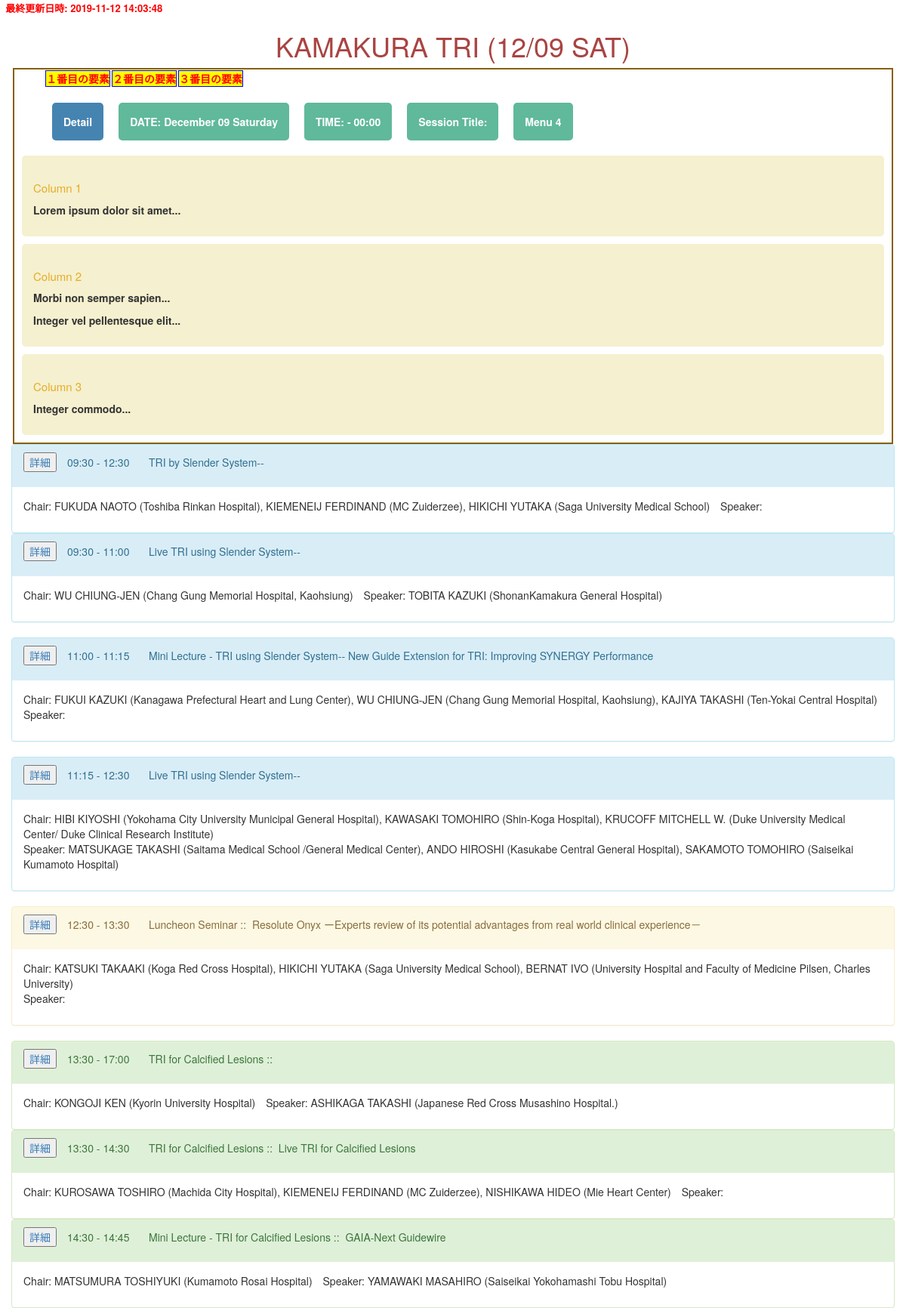
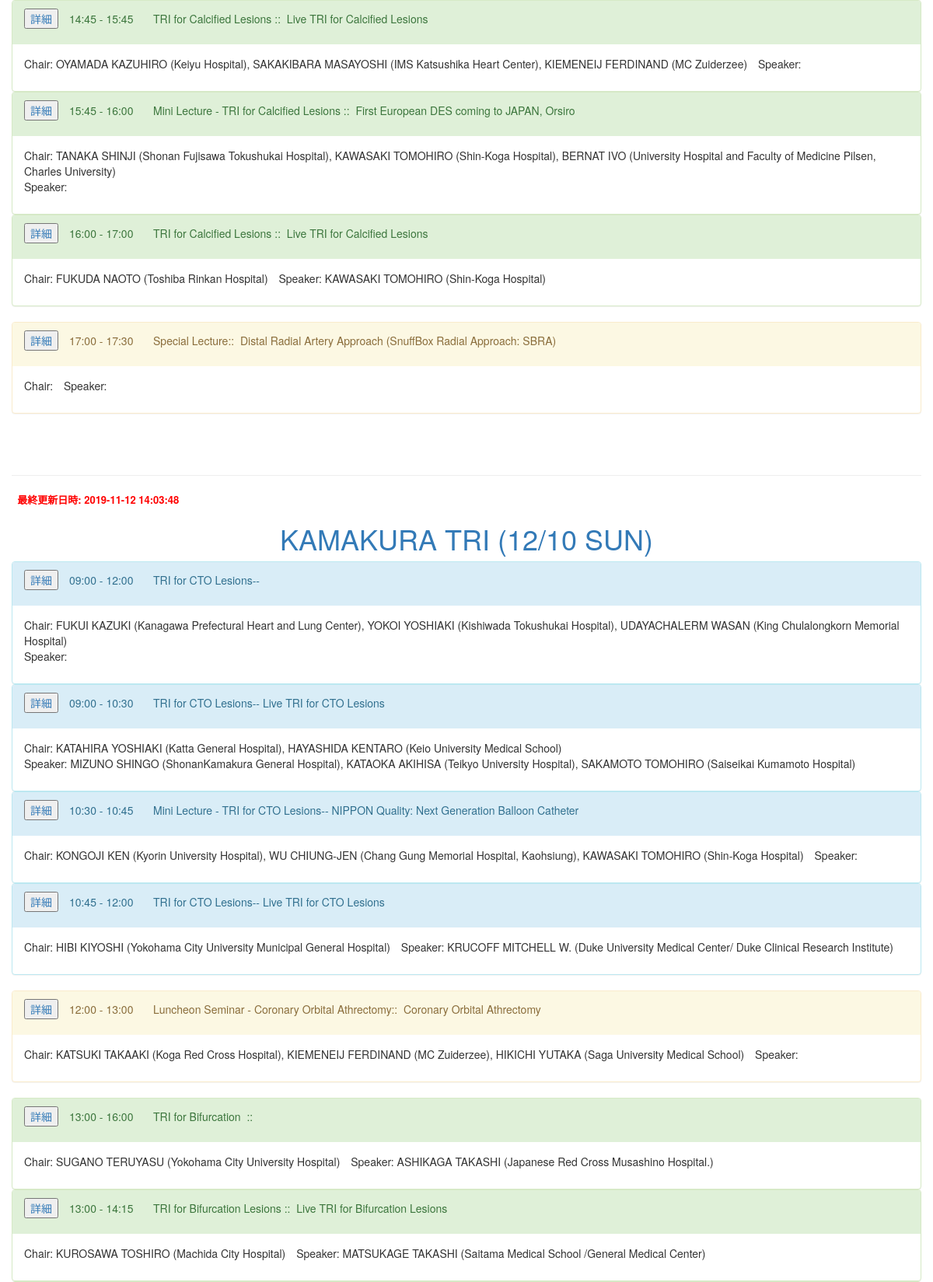
Page /25th/db_read/tri_session_all_read2.php (upper part) on the committed database (2 pictures, top to bottom).
### tables this page shows
CREATE TABLE IF NOT EXISTS `session_tbls` (
  `id` int(11) NOT NULL auto_increment,
  `sessionNo` tinyint(2) NOT NULL default '0',
  `begin` time NOT NULL default '00:00:00',
  `duration` int(5) NOT NULL default '0',
  `sessionTitle` varchar(300) NOT NULL default '',
  `cosponsor` varchar(200) NOT NULL default '',
  `lectureTitle` varchar(300) NOT NULL default '',
  `venue` varchar(50) NOT NULL default '',
  `description` text NOT NULL,
  `changed` datetime NOT NULL default '0000-00-00 00:00:00',
  `class` varchar(10) default NULL,
  `year` int(4) default '0',
  `day` date NOT NULL default '2017-12-09',
  PRIMARY KEY  (`id`)
);

### utilities/lib.php (called while the page is built, shortened)
<?php
	function _Q($argv) {
		return htmlentities($argv, ENT_QUOTES, 'UTF-8');
	}
	function makeCommonSessionListTRI($pdo, $sessionNo, $role_kind, $class, $this_year) {
		$sql = "SELECT * FROM `doctor_tbls` INNER JOIN `role_tbls` ON `doctor_tbls`.`id` = `role_tbls`.`dr_tbl_id` ";
		$sql .= "WHERE `role_tbls`.`sessionNo` = :sessionNo AND `role_tbls`.`role_kind` = :role_kind AND ";
		$sql .= "`role_tbls`.`class` = :class AND `role_tbls`.`year` = :year;";
		$stmt = $pdo->prepare($sql);
		$stmt->bindValue(":sessionNo", $sessionNo, PDO::PARAM_INT);
		$stmt->bindValue(":role_kind", $role_kind, PDO::PARAM_INT);
		$stmt->bindValue(":class", $class, PDO::PARAM_STR);
		$stmt->bindValue(":year", $this_year, PDO::PARAM_STR);
		$stmt->execute();
		$rolers = $stmt->fetchAll(PDO::FETCH_ASSOC);
		$roler_list = '';
		foreach ($rolers as $roler) {
			$roler_list .= $roler['english_sirname'].' '.$roler['english_firstname'];
			$roler_list .= ' ('.$roler['hp_name_english'].'), ';
		}
		$roler_list = rtrim($roler_list, ', ');
		return $roler_list;
	}
?>

### utilities/config.php (called while the page is built, shortened)
<?php
$this_year = '2018';
?>

### 25th/db_read/tri_session_all_read2.php (the view, shortened to what this page needs)
<?php
require_once( '../../utilities/config.php' );
require_once( '../../utilities/lib.php' );
try {
	$pdo = new PDO( "mysql:host=$db_host;dbname=$db_name_sessions;charset=utf8", $db_user, $db_password );
} catch ( PDOException $e ) {
	die( $e->getMessage() );
}
$stmt = $pdo->prepare( "SELECT * FROM `session_tbls`WHERE `class` = 'tri' AND `year` = '2017' ORDER BY `sessionNo` ASC;" );
$flag = $stmt->execute();
$rows = $stmt->fetchAll( PDO::FETCH_ASSOC );
$stmt = $pdo->prepare( "SELECT MAX(`changed`) FROM `session_tbls`;" );
$stmt->execute();
$row_come = $stmt->fetch( PDO::FETCH_ASSOC );
$stmt = $pdo->prepare( "SELECT MAX(`created`) FROM `role_tbls`" );
$stmt->execute();
$row_role = $stmt->fetch( PDO::FETCH_ASSOC );
$latest = $latest = max( $row_come[ 'MAX(`changed`)' ], $row_role[ 'MAX(`created`)' ] );
$class = 'tri';
?>
<!DOCTYPE html>
<html lang="ja">
<head>
	<link rel="stylesheet" type="text/css" href="../../bootstrap/css/bootstrap.css">
</head>
<body>
	<span style="color:red; font-weight:bold; font-size:small;">&nbsp;&nbsp;最終更新日時:
<?= $latest ?>
</span>
	<div class="container" id="day1">
		<h1 class="text-center text-danger">KAMAKURA TRI (12/09 SAT)</h1>
		<div class="row">
			<div class="main-box">
				<ul class="test">
					<li><a>１番目の要素</a>
					</li>
					<li><a>２番目の要素</a>
					</li>
					<li><a>３番目の要素</a>
					</li>
				</ul>
				<nav>
					<ul class="main-nav">
						<li><a data-toggle="collapse" href="#<?= 'collapse'.$sessionNo ?>" class="button-detail">Detail</a>
						</li>
						<li><a href="#">DATE: December 09 Saturday</a>
						</li>
						<li><a href="#">TIME: <?= _Q(mb_substr($rows[$sessionNo]['begin'], 0, 5)); ?>
							-
							<?= date("H:i" , strtotime($rows[$sessionNo]['begin']) + $rows[$sessionNo]['duration']*60); ?></a>
						</li>
						<li><a href="#">Session Title: <?= _Q($rows[$sessionNo]['sessionTitle']); ?></a>
						</li>
						<li><a href="#">Menu 4</a>
						</li>
					</ul>
				</nav>
				<section class="col-1">
					<h1>Column 1</h1>
					<p>Lorem ipsum dolor sit amet...</p>
				</section>
				<section class="col-2">
					<h1>Column 2</h1>
					<p>Morbi non semper sapien...</p>
					<p>Integer vel pellentesque elit...</p>
				</section>
				<section class="col-3">
					<h1>Column 3</h1>
					<p>Integer commodo...</p>
				</section>
			</div>
			<?php $sessionNo = 1; ?>
			<div class="panel-group border-thick">
				<?php
				if ( mb_strpos( $rows[ $sessionNo ][ 'sessionTitle' ], "裏ライブ", 0, "UTF-8" ) !== false ) {
					echo '<div class="panel panel-primary">';
				} else {
					echo '<div class="panel panel-info">';
				}
				?>
				<div class="panel-heading">
					<ul class="list-inline">
						<li>
							<a data-toggle="collapse" href="#<?= 'collapse'.$sessionNo ?>"><button type="submit" class="button-detail" >詳細</button></a>
						</li>
						<li class="bold18">
							<?= _Q(mb_substr($rows[$sessionNo]['begin'], 0, 5)); ?>
							-
							<?= date("H:i" , strtotime($rows[$sessionNo]['begin']) + $rows[$sessionNo]['duration']*60); ?>
						</li>
						<li class="bold18">
							<?= _Q($rows[$sessionNo]['sessionTitle']); ?>--
						</li>
					</ul>
				</div>
				<div class="panel-body">
					<ul class="list-inline">
						<li>Chair:
							<?= _Q(makeCommonSessionListTRI($pdo, $sessionNo, 1, $class, $this_year)); ?>
						</li>
						<li>Speaker:
						</li>
					</ul>
				</div>
			</div>
			<?php
			for ( $sessionNo = 2; $sessionNo < 5; $sessionNo++ ) {
				?>
			<div class="panel-group border-thick">
				<?php
				if ( mb_strpos( $rows[ $sessionNo ][ 'sessionTitle' ], "裏ライブ", 0, "UTF-8" ) !== false ) {
					echo '<div class="panel panel-primary">';
				} else {
					echo '<div class="panel panel-info">';
				}
				?>
				<div class="panel-heading">
					<ul class="list-inline">
						<li>
							<a data-toggle="collapse" href="#<?= 'collapse'.$sessionNo ?>"><button type="submit" class="button-detail" >詳細</button></a>
						</li>
						<li class="bold18">
							<?= _Q(mb_substr($rows[$sessionNo]['begin'], 0, 5)); ?>
							-
							<?= date("H:i" , strtotime($rows[$sessionNo]['begin']) + $rows[$sessionNo]['duration']*60); ?>
						</li>
						<li class="bold18">
							<?= _Q($rows[$sessionNo]['sessionTitle']); ?>--
							<?= _Q($rows[$sessionNo]['lectureTitle']); ?>
						</li>
					</ul>
				</div>
				<div class="panel-body">
					<ul class="list-inline">
						<li>Chair:
							<?= _Q(makeCommonSessionListTRI($pdo, $sessionNo, 1, $class, $this_year)); ?>
						</li>
						<li>Speaker:
							<?= _Q(makeCommonSessionListTRI($pdo, $sessionNo, 3, $class, $this_year)); ?>
						</li>
					</ul>
				</div>
			</div>
		</div>
		<?php
		}
		?>
		<?php $sessionNo = 5; ?>
		<div class="panel-group border-luncheon">
			<div class="panel panel-warning">
				<div class="panel-heading">
					<ul class="list-inline">
						<li>
							<a data-toggle="collapse" href="#<?= 'collapse'.$sessionNo ?>"><button type="submit" class="button-detail" >詳細</button></a>
						</li>
						<li class="bold18">
							<?= _Q(mb_substr($rows[$sessionNo]['begin'], 0, 5)); ?>
							-
							<?= date("H:i" , strtotime($rows[$sessionNo]['begin']) + $rows[$sessionNo]['duration']*60); ?>
						</li>
						<li class="bold18">
							<?=_Q($rows[$sessionNo]['sessionTitle']); ?>::&nbsp;
							<?= _Q($rows[$sessionNo]['lectureTitle']); ?>
						</li>
					</ul>
				</div>
				<div class="panel-body">
					<ul class="list-inline">
						<li>Chair:
							<?= _Q(makeCommonSessionListTRI($pdo, $sessionNo, 1, $class, $this_year)); ?>
						</li>
						<li>Speaker:
						</li>
					</ul>
				</div>
			</div>
		</div>
		<?php
		for ( $sessionNo = 6; $sessionNo < 12; $sessionNo++ ) {
			?>
		<div class="panel-group border-thick">
			<?php
			if ( mb_strpos( $rows[ $sessionNo ][ 'sessionTitle' ], "裏ライブ", 0, "UTF-8" ) !== false ) {
				echo '<div class="panel panel-primary">';
			} else {
				echo '<div class="panel panel-success">';
			}
			?>
			<div class="panel-heading">
				<ul class="list-inline">
					<li>
						<a data-toggle="collapse" href="#<?= 'collapse'.$sessionNo ?>"><button type="submit" class="button-detail" >詳細</button></a>
					</li>
					<li class="bold18">
						<?= _Q(mb_substr($rows[$sessionNo]['begin'], 0, 5)); ?>
						-
						<?= date("H:i" , strtotime($rows[$sessionNo]['begin']) + $rows[$sessionNo]['duration']*60); ?>
					</li>
					<li class="bold18">
						<?= _Q($rows[$sessionNo]['sessionTitle']); ?>&nbsp;::&nbsp;
						<?= _Q($rows[$sessionNo]['lectureTitle']); ?>
					</li>
				</ul>
			</div>
			<div class="panel-body">
				<ul class="list-inline">
					<li>Chair:
						<?= _Q(makeCommonSessionListTRI($pdo, $sessionNo, 1, $class, $this_year)); ?>
					</li>
					<li>Speaker:
						<?= _Q(makeCommonSessionListTRI($pdo, $sessionNo, 3, $class, $this_year)); ?>
					</li>
				</ul>
			</div>
		</div>
		<?php
		}
		?>
	</div>
	<?php $sessionNo = 21; ?>
	<div class="panel-group border-luncheon">
		<div class="panel panel-warning">
			<div class="panel-heading">
				<ul class="list-inline">
					<li>
						<a data-toggle="collapse" href="#<?= 'collapse'.$sessionNo ?>"><button type="submit" class="button-detail" >詳細</button></a>
					</li>
					<li class="bold18">
						<?= _Q(mb_substr($rows[$sessionNo]['begin'], 0, 5)); ?>
						-
						<?= date("H:i" , strtotime($rows[$sessionNo]['begin']) + $rows[$sessionNo]['duration']*60); ?>
					</li>
					<li class="bold18">
						<?=_Q($rows[$sessionNo]['sessionTitle']); ?>::&nbsp;
						<?= _Q($rows[$sessionNo]['lectureTitle']); ?>
					</li>
				</ul>
			</div>
			<div class="panel-body">
				<ul class="list-inline">
					<li>Chair:
					</li>
					<li>Speaker:
					</li>
				</ul>
			</div>
		</div>
	</div>
	<h1><br></h1>
	<hr>
	<span style="color:red; font-weight:bold; font-size:small;">&nbsp;&nbsp;最終更新日時:
<?= $latest ?>
</span>
	<div class="container" id="day2">
		<h1 class="text-center text-primary">KAMAKURA TRI (12/10 SUN)</h1>
		<div class="row">
			<?php
			for ( $sessionNo = 12; $sessionNo < 16; $sessionNo++ ) {
				?>
			<div class="panel-group border-thick">
				<?php
				if ( mb_strpos( $rows[ $sessionNo ][ 'sessionTitle' ], "裏ライブ", 0, "UTF-8" ) !== false ) {
					echo '<div class="panel panel-primary">';
				} else {
					echo '<div class="panel panel-info">';
				}
				?>
				<div class="panel-heading">
					<ul class="list-inline">
						<li>
							<a data-toggle="collapse" href="#<?= 'collapse'.$sessionNo ?>"><button type="submit" class="button-detail" >詳細</button></a>
						</li>
						<li class="bold18">
							<?= _Q(mb_substr($rows[$sessionNo]['begin'], 0, 5)); ?>
							-
							<?= date("H:i" , strtotime($rows[$sessionNo]['begin']) + $rows[$sessionNo]['duration']*60); ?>
						</li>
						<li class="bold18">
							<?= _Q($rows[$sessionNo]['sessionTitle']); ?>--
							<?= _Q($rows[$sessionNo]['lectureTitle']); ?>
						</li>
					</ul>
				</div>
				<div class="panel-body">
					<ul class="list-inline">
						<li>Chair:
							<?= _Q(makeCommonSessionListTRI($pdo, $sessionNo, 1, $class, $this_year)); ?>
						</li>
						<li>Speaker:
							<?= _Q(makeCommonSessionListTRI($pdo, $sessionNo, 3, $class, $this_year)); ?>
						</li>
					</ul>
				</div>
			</div>
			<?php
			}
			?>
		</div>
		<?php $sessionNo = 16; ?>
		<div class="panel-group border-luncheon">
			<div class="panel panel-warning">
				<div class="panel-heading">
					<ul class="list-inline">
						<li>
							<a data-toggle="collapse" href="#<?= 'collapse'.$sessionNo ?>"><button type="submit" class="button-detail" >詳細</button></a>
						</li>
						<li class="bold18">
							<?= _Q(mb_substr($rows[$sessionNo]['begin'], 0, 5)); ?>
							-
							<?= date("H:i" , strtotime($rows[$sessionNo]['begin']) + $rows[$sessionNo]['duration']*60); ?>
						</li>
						<li class="bold18">
							<?=_Q($rows[$sessionNo]['sessionTitle']); ?>::&nbsp;
							<?= _Q($rows[$sessionNo]['lectureTitle']); ?>
						</li>
					</ul>
				</div>
				<div class="panel-body">
					<ul class="list-inline">
						<li>Chair:
							<?= _Q(makeCommonSessionListTRI($pdo, $sessionNo, 1, $class, $this_year)); ?>
						</li>
						<li>Speaker:
						</li>
					</ul>
				</div>
			</div>
		</div>
		<?php
		for ( $sessionNo = 17; $sessionNo < 21; $sessionNo++ ) {
			?>
		<div class="panel-group border-thick">
			<?php
			if ( mb_strpos( $rows[ $sessionNo ][ 'sessionTitle' ], "裏ライブ", 0, "UTF-8" ) !== false ) {
				echo '<div class="panel panel-primary">';
			} else {
				echo '<div class="panel panel-success">';
			}
			?>
			<div class="panel-heading">
				<ul class="list-inline">
					<li>
						<a data-toggle="collapse" href="#<?= 'collapse'.$sessionNo ?>"><button type="submit" class="button-detail" >詳細</button></a>
					</li>
					<li class="bold18">
						<?= _Q(mb_substr($rows[$sessionNo]['begin'], 0, 5)); ?>
						-
						<?= date("H:i" , strtotime($rows[$sessionNo]['begin']) + $rows[$sessionNo]['duration']*60); ?>
					</li>
					<li class="bold18">
						<?= _Q($rows[$sessionNo]['sessionTitle']); ?>&nbsp;::&nbsp;
						<?= _Q($rows[$sessionNo]['lectureTitle']); ?>
					</li>
				</ul>
			</div>
			<div class="panel-body">
				<ul class="list-inline">
					<li>Chair:
						<?= _Q(makeCommonSessionListTRI($pdo, $sessionNo, 1, $class, $this_year)); ?>
					</li>
					<li>Speaker:
						<?= _Q(makeCommonSessionListTRI($pdo, $sessionNo, 3, $class, $this_year)); ?>
					</li>
				</ul>
			</div>
		</div>
		<?php
		}
		?>
	</div>
</body>
</html>

### 25th/db_read/tri_session_all_read2.php (style rules this page uses)
.main-box { border: 2px #866002 solid; margin-left: 2px; margin-right: 2px; font-weight: bold; font-size: 1.0em; }
.main-nav { display: flex; justify-content: left; list-style: none; }
.main-nav a { margin: 10px; border-radius: 5px; background: #60B99A; color: #fff; display: block; padding: 15px; text-decoration: none; }
.main-nav .button-detail { background: #4584b1; }
.main-box section { margin: 10px; border-radius: 5px; background: #F5F0CF; padding: 15px; }
.main-box h1 { color: #E6AC27; font-size: 1.5rem; }
.main-box p { margin-top: 10px; }
ul.test { display: -webkit-flex; display: flex; justify-content: left; list-style: none; }
ul.test a { margin: 1px; border: solid 1px blue; list-style: none; color: red; background: yellow; display: block; }

### rows in the picture
session_tbls: begin "09:30", date("H:i" , strtotime($rows[$sessionNo]['begin']) + $rows[$sessionNo]['duration']*60) "12:30", sessionTitle "TRI by Slender System"
session_tbls: begin "09:30", date("H:i" , strtotime($rows[$sessionNo]['begin']) + $rows[$sessionNo]['duration']*60) "11:00", sessionTitle "Live TRI using Slender System", this_year "WU CHIUNG-JEN (Chang Gung Memorial Hospital, Kaohsiung)", this_year "TOBITA KAZUKI (ShonanKamakura General Hospital)"
session_tbls: begin "11:00", date("H:i" , strtotime($rows[$sessionNo]['begin']) + $rows[$sessionNo]['duration']*60) "11:15", sessionTitle "Mini Lecture - TRI using Slender System", lectureTitle "New Guide Extension for TRI: Improving SYNERGY Performance", this_year "FUKUI KAZUKI (Kanagawa Prefectural Heart and Lung Center), WU CHIUNG-JEN (Chang Gung Memorial Hospital, Kaohsiung), KAJIYA TAKASHI (Ten-Yokai Central Hospital)"
session_tbls: begin "11:15", date("H:i" , strtotime($rows[$sessionNo]['begin']) + $rows[$sessionNo]['duration']*60) "12:30", sessionTitle "Live TRI using Slender System", this_year "HIBI KIYOSHI (Yokohama City University Municipal General Hospital), KAWASAKI TOMOHIRO (Shin-Koga Hospital), KRUCOFF MITCHELL W. (Duke University Medical Center/ Duke Clinical Research Institute)", this_year "MATSUKAGE TAKASHI (Saitama Medical School /General Medical Center), ANDO HIROSHI (Kasukabe Central General Hospital), SAKAMOTO TOMOHIRO (Saiseikai Kumamoto Hospital)"
session_tbls: begin "12:30", date("H:i" , strtotime($rows[$sessionNo]['begin']) + $rows[$sessionNo]['duration']*60) "13:30", sessionTitle "Luncheon Seminar", lectureTitle "Resolute Onyx ーExperts review of its potential advantages from real world clinical experience－"
session_tbls: begin "13:30", date("H:i" , strtotime($rows[$sessionNo]['begin']) + $rows[$sessionNo]['duration']*60) "17:00", sessionTitle "TRI for Calcified Lesions", this_year "KONGOJI KEN (Kyorin University Hospital)", this_year "ASHIKAGA TAKASHI (Japanese Red Cross Musashino Hospital.)"
session_tbls: begin "13:30", date("H:i" , strtotime($rows[$sessionNo]['begin']) + $rows[$sessionNo]['duration']*60) "14:30", sessionTitle "TRI for Calcified Lesions", lectureTitle "Live TRI for Calcified Lesions", this_year "KUROSAWA TOSHIRO (Machida City Hospital), KIEMENEIJ FERDINAND (MC Zuiderzee), NISHIKAWA HIDEO (Mie Heart Center)"
session_tbls: begin "14:30", date("H:i" , strtotime($rows[$sessionNo]['begin']) + $rows[$sessionNo]['duration']*60) "14:45", sessionTitle "Mini Lecture - TRI for Calcified Lesions", lectureTitle "GAIA-Next Guidewire", this_year "MATSUMURA TOSHIYUKI (Kumamoto Rosai Hospital)", this_year "YAMAWAKI MASAHIRO (Saiseikai Yokohamashi Tobu Hospital)"
session_tbls: begin "14:45", date("H:i" , strtotime($rows[$sessionNo]['begin']) + $rows[$sessionNo]['duration']*60) "15:45", sessionTitle "TRI for Calcified Lesions", lectureTitle "Live TRI for Calcified Lesions", this_year "OYAMADA KAZUHIRO (Keiyu Hospital), SAKAKIBARA MASAYOSHI (IMS Katsushika Heart Center), KIEMENEIJ FERDINAND (MC Zuiderzee)"
session_tbls: begin "15:45", date("H:i" , strtotime($rows[$sessionNo]['begin']) + $rows[$sessionNo]['duration']*60) "16:00", sessionTitle "Mini Lecture - TRI for Calcified Lesions", lectureTitle "First European DES coming to JAPAN, Orsiro", this_year "TANAKA SHINJI (Shonan Fujisawa Tokushukai Hospital), KAWASAKI TOMOHIRO (Shin-Koga Hospital), BERNAT IVO (University Hospital and Faculty of Medicine Pilsen, Charles University)"
session_tbls: begin "16:00", date("H:i" , strtotime($rows[$sessionNo]['begin']) + $rows[$sessionNo]['duration']*60) "17:00", sessionTitle "TRI for Calcified Lesions", lectureTitle "Live TRI for Calcified Lesions", this_year "FUKUDA NAOTO (Toshiba Rinkan Hospital)", this_year "KAWASAKI TOMOHIRO (Shin-Koga Hospital)"
session_tbls: begin "17:00", date("H:i" , strtotime($rows[$sessionNo]['begin']) + $rows[$sessionNo]['duration']*60) "17:30", sessionTitle "Special Lecture", lectureTitle "Distal Radial Artery Approach (SnuffBox Radial Approach: SBRA)"
session_tbls: begin "09:00", date("H:i" , strtotime($rows[$sessionNo]['begin']) + $rows[$sessionNo]['duration']*60) "12:00", sessionTitle "TRI for CTO Lesions", this_year "FUKUI KAZUKI (Kanagawa Prefectural Heart and Lung Center), YOKOI YOSHIAKI (Kishiwada Tokushukai Hospital), UDAYACHALERM WASAN (King Chulalongkorn Memorial Hospital)"
session_tbls: begin "09:00", date("H:i" , strtotime($rows[$sessionNo]['begin']) + $rows[$sessionNo]['duration']*60) "10:30", sessionTitle "TRI for CTO Lesions", lectureTitle "Live TRI for CTO Lesions", this_year "KATAHIRA YOSHIAKI (Katta General Hospital), HAYASHIDA KENTARO (Keio University Medical School)", this_year "MIZUNO SHINGO (ShonanKamakura General Hospital), KATAOKA AKIHISA (Teikyo University Hospital), SAKAMOTO TOMOHIRO (Saiseikai Kumamoto Hospital)"
session_tbls: begin "10:30", date("H:i" , strtotime($rows[$sessionNo]['begin']) + $rows[$sessionNo]['duration']*60) "10:45", sessionTitle "Mini Lecture - TRI for CTO Lesions", lectureTitle "NIPPON Quality: Next Generation Balloon Catheter", this_year "KONGOJI KEN (Kyorin University Hospital), WU CHIUNG-JEN (Chang Gung Memorial Hospital, Kaohsiung), KAWASAKI TOMOHIRO (Shin-Koga Hospital)"
session_tbls: begin "10:45", date("H:i" , strtotime($rows[$sessionNo]['begin']) + $rows[$sessionNo]['duration']*60) "12:00", sessionTitle "TRI for CTO Lesions", lectureTitle "Live TRI for CTO Lesions", this_year "HIBI KIYOSHI (Yokohama City University Municipal General Hospital)", this_year "KRUCOFF MITCHELL W. (Duke University Medical Center/ Duke Clinical Research Institute)"
session_tbls: begin "12:00", date("H:i" , strtotime($rows[$sessionNo]['begin']) + $rows[$sessionNo]['duration']*60) "13:00", sessionTitle "Luncheon Seminar - Coronary Orbital Athrectomy", lectureTitle "Coronary Orbital Athrectomy"
session_tbls: begin "13:00", date("H:i" , strtotime($rows[$sessionNo]['begin']) + $rows[$sessionNo]['duration']*60) "16:00", sessionTitle "TRI for Bifurcation", this_year "SUGANO TERUYASU (Yokohama City University Hospital)", this_year "ASHIKAGA TAKASHI (Japanese Red Cross Musashino Hospital.)"
session_tbls: begin "13:00", date("H:i" , strtotime($rows[$sessionNo]['begin']) + $rows[$sessionNo]['duration']*60) "14:15", sessionTitle "TRI for Bifurcation Lesions", lectureTitle "Live TRI for Bifurcation Lesions", this_year "KUROSAWA TOSHIRO (Machida City Hospital)", this_year "MATSUKAGE TAKASHI (Saitama Medical School /General Medical Center)"

### other values in the picture
$latest "2019-11-12 14:03:48"
_Q(makeCommonSessionListTRI($pdo, $sessionNo, 1, $class, $this_year)) "FUKUDA NAOTO (Toshiba Rinkan Hospital), KIEMENEIJ FERDINAND (MC Zuiderzee), HIKICHI YUTAKA (Saga University Medical School)"
_Q(makeCommonSessionListTRI($pdo, $sessionNo, 1, $class, $this_year)) "KATSUKI TAKAAKI (Koga Red Cross Hospital), HIKICHI YUTAKA (Saga University Medical School), BERNAT IVO (University Hospital and Faculty of Medicine Pilsen, Charles University)"
_Q(makeCommonSessionListTRI($pdo, $sessionNo, 1, $class, $this_year)) "KATSUKI TAKAAKI (Koga Red Cross Hospital), KIEMENEIJ FERDINAND (MC Zuiderzee), HIKICHI YUTAKA (Saga University Medical School)"
